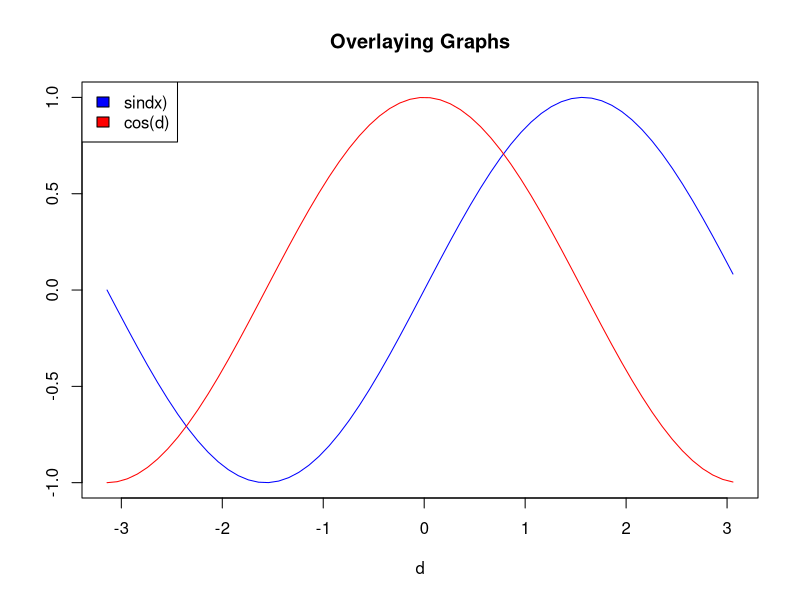
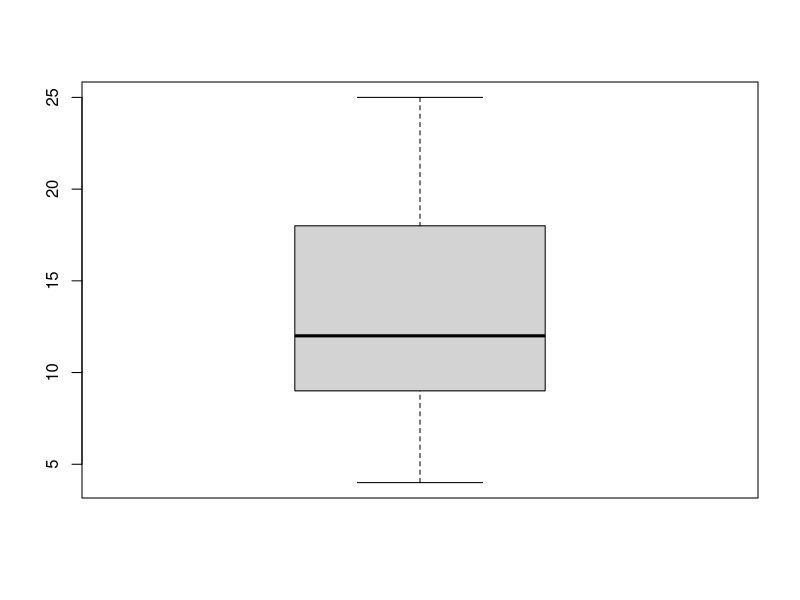

R code for these plots, in order:
#Basic syntax no class or return just print
x <- "hello world"
print(x) #first program
y <- c(2,3,4,5,6,7,8,9) #vector, use <- for assigning value
counter <- 0
for (val in y){ #for loop vector (list)
    if (val %% 2 == 0){
        counter = counter + 1
    }
}
print(counter)

#Basic function
#Create a function to print squares of numbers in sequence.
square <- function(a){
    for (i in 1:a){
        b <- i^2
        return(b)
    }
}
square(8)
#Function with argument
argument <- function(a,b,c){
    result <- a * b + c
    return(result)
}
argument(9, 3, 9)
#calling function
plus <- function(){
    s <- square(8)
    a <- argument(9, 3, 9)
    result <- s + a
    return(result)
}
print(plus())

#plot graph
d <- seq(-pi,pi,0.1)
#plot(d, sin(d),main="The Sine Function",ylab="sin(d)")
#changing color
#plot(d, sin(d),main="The Sine Function",ylab="sin(d)",type="l",col="blue")
#more than one line
plot(d, sin(d),main="Overlaying Graphs",ylab="",type="l",col="blue")
lines(d,cos(d), col="red")
legend("topleft",c("sindx)","cos(d)"),fill=c("blue","red"))

f <- c(16,25,4,18,11,13,20,8,11,9)
quantile(f,0.25,type=6)
quantile(f,0.75,type=6)
quantile(f,type=6)
IQR(f,type=6)
quantile(f,0.5,type=6)
median(f)
boxplot(f)

